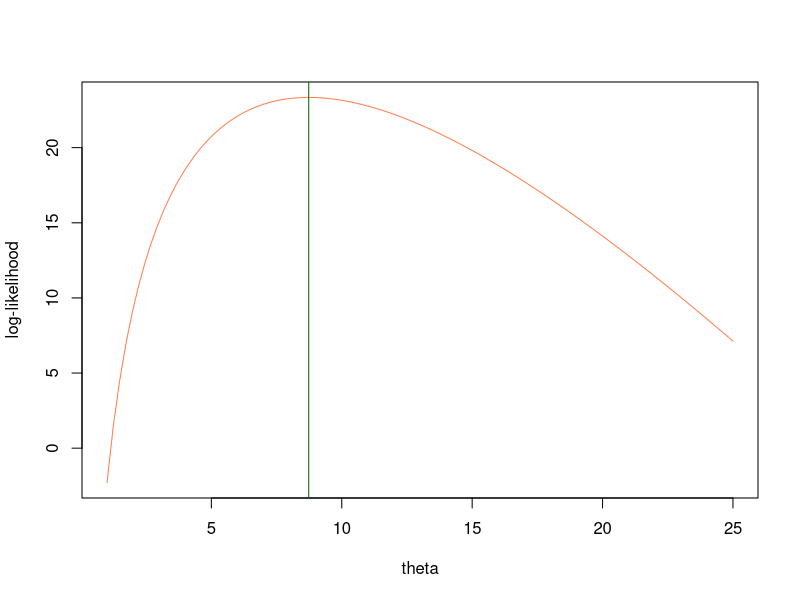
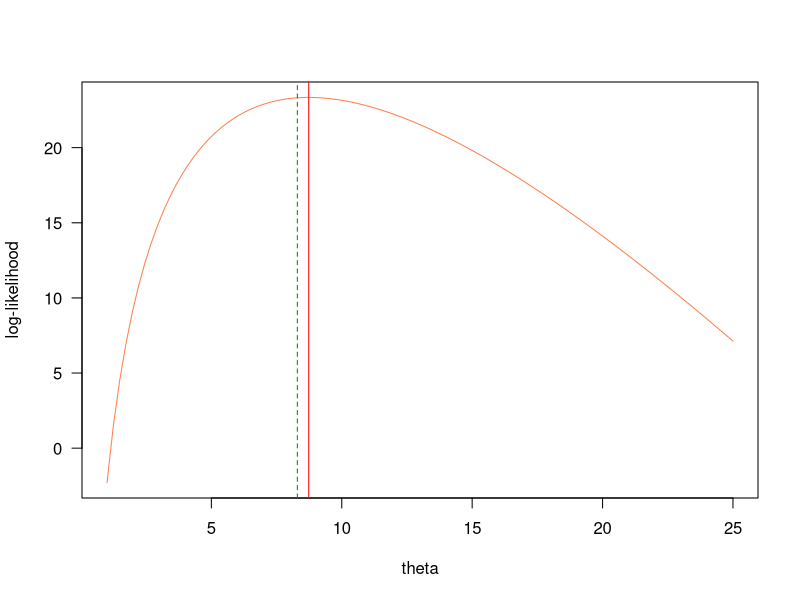
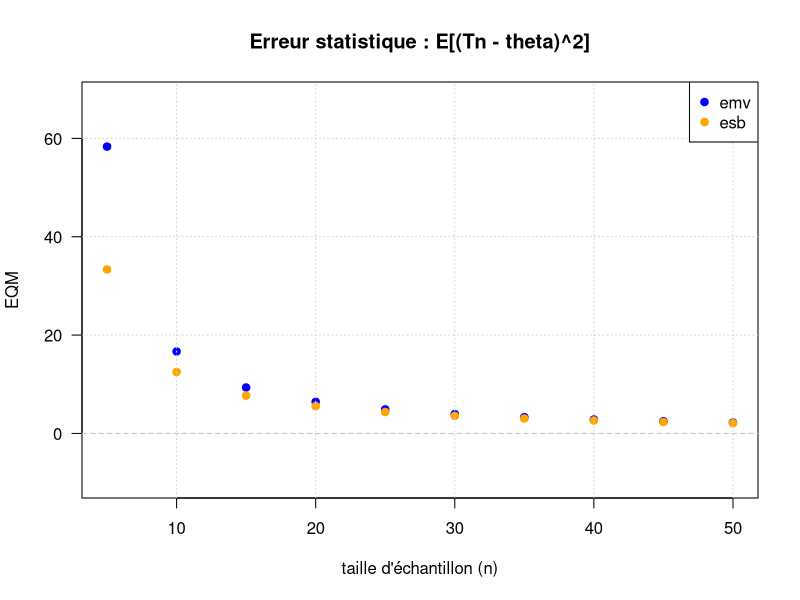
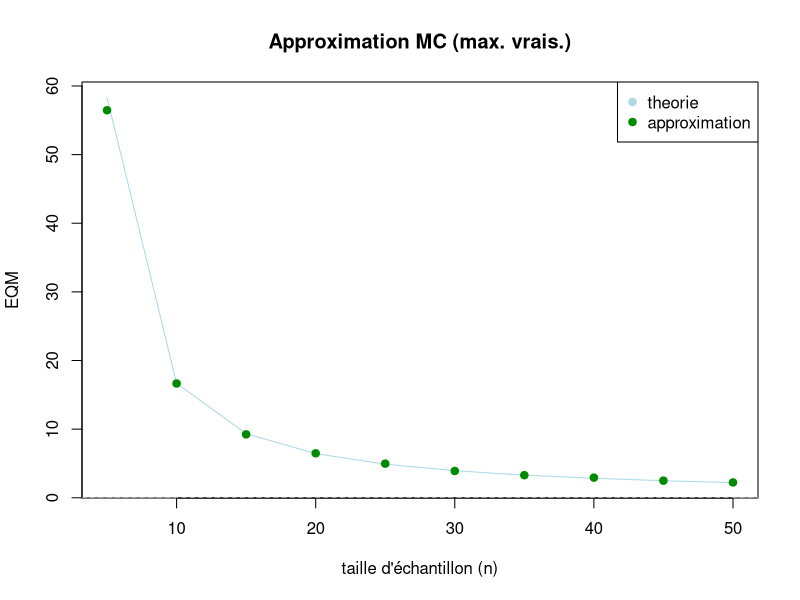

These charts were generated, in order, by the following R code: (Note: this script raises an error after producing the figures.)
## ---- chunk 1
knitr::opts_chunk$set(echo = TRUE, fig.width=8, fig.height=4)
## ---- chunk 2
  set.seed(12345)
  n = 15
  x = rnorm(n, m = 1, sd = 10)
## ---- chunk 3
x_n = 1/n * sum(x)
## estimation biaisé
sigma_2_carré = 1/n * sum((x-x_n)*(x-x_n))
sigma_2_carré

## estimation non-biaisée
sigma_2_chapeau_carré = 1/(n-1) * sum((x-x_n)*(x-x_n))
sigma_2_chapeau_carré

## A changer : Elle correspond à notre estimation non biaisée de la variance
var(x)
## ---- chunk 4
x <- c(0.03 , 0.29 , 0.04 , 0.04 , 0.48 , 0.41, 0.05, 0.00 ,0.06, 0.05 ,0.18 ,0.01 ,0.06, 0.01, 0.09 ,0.02 ,0.08, 0.01, 0.26, 0.12)
## ---- chunk 5
## EMV
n = length(x)
hat_theta = length(x)/sum(x)
hat_theta

## ---- chunk 6
curve(n*log(theta)-theta * sum(x), 
      xname = "theta", 
      from = 1, to = 25, col = "coral",
      ylab = "log-likelihood")

abline(v = hat_theta, col = "darkgreen")
## ---- chunk 7
curve(n*log(theta)-theta * sum(x), 
      xname = "theta", 
      from = 1, to = 25, col = "coral",
      ylab = "log-likelihood", las = 1)

# formule de l'estimateur sans biais
hat_theta_SB = (n-1)/sum(x)

abline(v = hat_theta, col = "red")
abline(v = hat_theta_SB, col = "green4", lty = 2)
## ---- chunk 8
## erreur quadratique moyenne de l'estimateur de maximum de vraisemblance
eqm_mv = function(theta = 10, n){
  (n / (n-1) )^2 * (1/(n-2)+ 1/(n^2)) * theta^2
}

## erreur quadratique moyenne de l'estimateur sans biais
eqm_sb = function(theta = 10, n){
  theta^2 / (n-2)
}
## ---- chunk 9
## commente
n <- seq(5, 50, by = 5)

## valeur du paramètre de la loi etudiée
theta = 10

## commente : c'est quoi l'erreur statistique
plot(n, eqm_mv(theta, n), 
     col = "blue", 
     xlab = "taille d'échantillon (n)",
     ylab = "EQM",
     main = "Erreur statistique : E[(Tn - theta)^2]",
     pch = 19, ylim = c(-10, max(eqm_mv(theta, n)+ 10)), las = 1)

##
points(n, eqm_sb(theta, n), col = "orange", pch = 19)
abline(h = 0, lty = 2, col = "grey")

## les graphiques c'est mieux avec une legende 
grid()
legend("topright", 
       col = c("blue","orange"),
       pch = 19,
       legend = c("emv","esb"))
## ---- chunk 10
# vraie valeur 
theta = 10

# tailles d'échantillon
tailles_echantillon <- seq(5, 50, by = 5)

# nombre de répétition MC
m = 10000

eqm_mv_mc = NULL
eqm_sb_mc = NULL

for (nn in tailles_echantillon){
  # On formalie nos échantillon sous forme de matrice de taille (nn,m)
  X <- matrix(rexp(nn*m, rate = theta), ncol = m)
  
  #On fait la somme sur chaque colonne de notre matrice puis on applique la fonction de l'eqm
  emv <-  nn/apply(X, 2, FUN = sum) 
  eqm_mv_mc <- c(eqm_mv_mc, mean((emv-theta)^2))
  
  #On fait la même chose pour esb      
  esb <- (nn-1)/apply(X, 2, FUN = sum) 
  eqm_sb_mc <- c(eqm_sb_mc, mean((esb-theta)^2))
}
## ---- chunk 11
#On affiche l'ensemble des points caculé en fonction de N
plot(n, eqm_mv(10, n), 
     col = "lightblue", 
     xlab = "taille d'échantillon (n)",     
     ylab = "EQM",
     main = "Approximation MC (max. vrais.)",
     type = "l")
points(n, eqm_mv_mc, col = "green4", pch = 19)
abline(h = 0, lty = 2, col = "grey")

legend("topright", 
       col = c("lightblue","green4"),
       pch = 19,
       legend = c("theorie","approximation"))
## ---- chunk 12

n = 20
m = 10000
theta = 10

y = NULL
for (i in range(m))
  X <- rexp(n, rate = theta)
  esb <- (n-1)/sum(X)
  y <- c(y,mean((esb-theta)^2))

y


## ---- chunk 13
x = c(0.03 , 0.29 , 0.04 , 0.04 , 0.48 , 0.41, 0.05, 0.00 ,0.06, 0.05 ,0.18 ,0.01 ,0.06, 0.01, 0.09 ,0.02 ,0.08, 0.01, 0.26, 0.12)
## ---- chunk 14
# nombre de données 
n = length(x)

# hypothèse testée theta0 = 10 ou 13 
# theta0 = 10

# pourcentage d'échantillons compatible avec des données observées 
# pour l'hypothèse testée

pgamma(remplace_mi, shape = remplace_moi, rate = theta0,  lower = FALSE)
